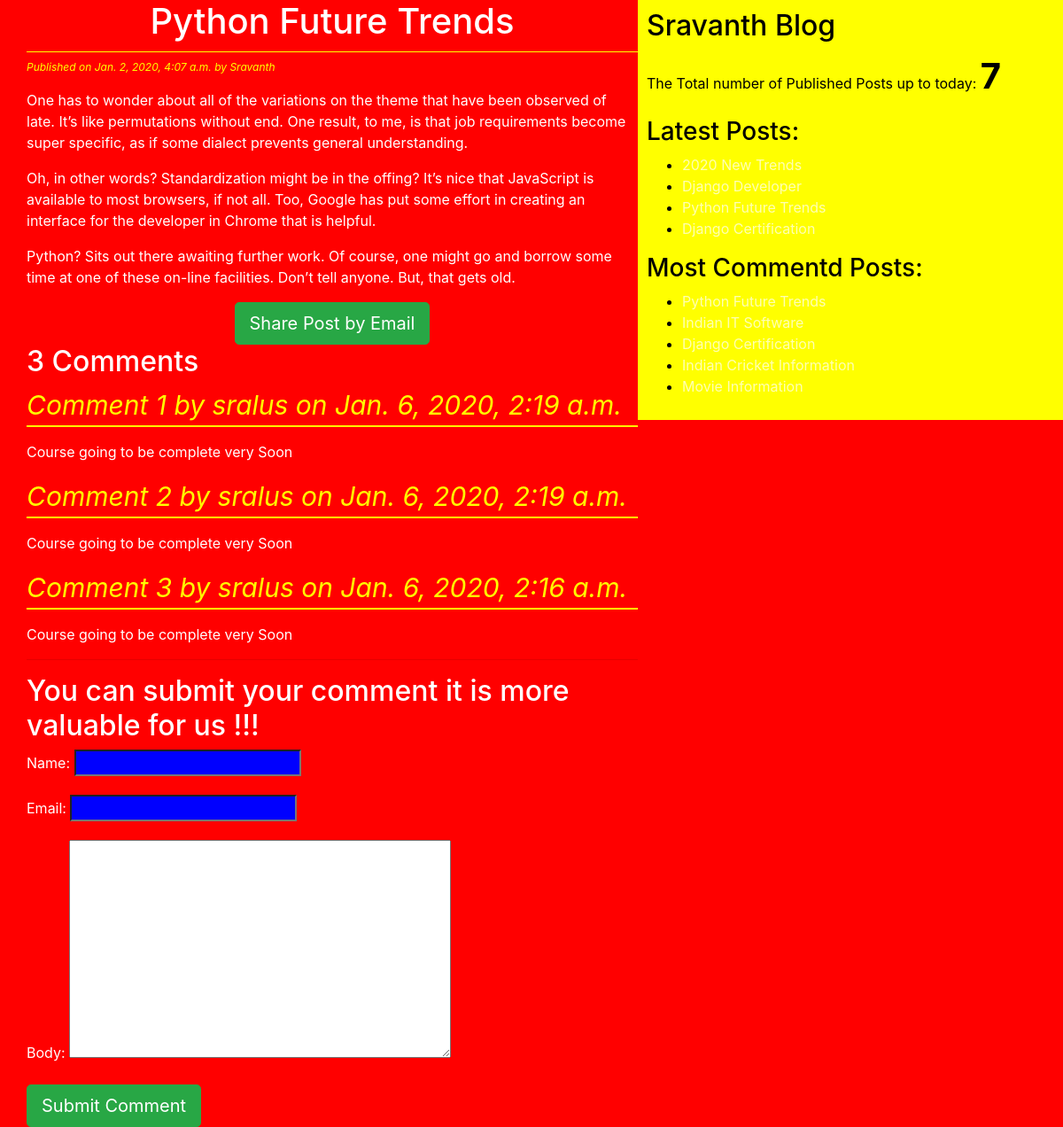
/2020/01/02/python-future-trends/, run on the app's committed database.
### blog/models.py (models this page shows, shortened)
class Post(models.Model):
    STATUS_CHOICES = (('draft','Draft'),('published','Published'))
    title = models.CharField(max_length  = 40)
    slug = models.SlugField(max_length=200,unique_for_date='publish')
    author = models.ForeignKey(User, related_name='blog_posts', on_delete=models.CASCADE)
    body = models.TextField()
    publish = models.DateTimeField(default = timezone.now)
    created = models.DateTimeField(auto_now_add=True)
    updated = models.DateTimeField(auto_now=True)
    status = models.CharField(max_length=10,choices = STATUS_CHOICES,default='draft')
    objects = CustomManager()
    tags = TaggableManager()
    class Meta:
        ordering = ('-publish',)
    def get_absolute_url(self):
        return reverse('post_detail',args=[self.publish.year,self.publish.strftime('%m'),self.publish.strftime('%d'),self.slug])

class Comment(models.Model):
    post = models.ForeignKey(Post,related_name='comments',on_delete=models.CASCADE)
    name = models.CharField(max_length=32)
    email = models.EmailField()
    body = models.TextField()
    created = models.DateTimeField(auto_now_add=True)
    updated = models.DateTimeField(auto_now=True)
    active = models.BooleanField(default=True)
    class Meta:
        ordering = ('-created',)

### blog/views.py (the view)
def Post_detail_view(request,year,month,day,post):
    post = get_object_or_404(Post,slug=post,status='published',
                                            publish__year = year,
                                            publish__month=month,
                                            publish__day=day)
    comments = post.comments.filter(active=True)
    csubmit = False
    if request.method =='POST':
        form = CommentForm(request.POST)
        if form.is_valid():
            new_comment = form.save(commit=False)
            new_comment.post = post
            new_comment.save()
            csubmit = True
    else:
        form = CommentForm()
    return render(request,'blog/post_detail.html',{'post':post,'form':form,'csubmit':csubmit,'comments':comments})

### blog/forms.py
class CommentForm(forms.ModelForm):
    class Meta:
        model = Comment
        fields = ('name','email','body')

### blog/models.py (called while the page is built)
    def get_queryset(self):
        return super().get_queryset().filter(status='published')

### blog/templatetags/blog_tags.py (called while the page is built)
@register.simple_tag(name='my_tag')
def total_posts():
    return Post.objects.count()

@register.inclusion_tag('blog/latest_posts123.html')
def show_latest_posts(count=3):
    latest_posts = Post.objects.order_by('-publish')[:count]
    return {'latest_posts':latest_posts}

@register.simple_tag #assignment_tag=simple_tag
def get_most_commented_posts(count=5):
    return Post.objects.annotate(total_comments=Count('comments')).order_by('-total_comments')[:count]

### templates/blog/post_detail.html (shortened to what this page needs)
{% extends 'blog/base.html' %}
     {% block body %}
       <h1>{{post.title}}</h1>
       <p id="date">Published on {{post.publish}} by {{post.author}} </p>
         {{post.body|linebreaks}}
         <div class="container" align="center">
           <a href="/{{post.id}}/share" class="btn btn-lg btn-success">Share Post by Email</a>
           </div>
          {% with comments.count as comments_count%}
             <h2> {{comments_count}} Comment{{comments_count|pluralize}}</h2>
            {% endwith %}
            {%if comments%}
            {% for comment in comments%}
           <p id="ch">Comment {{forloop.counter}} by {{comment.name}} on {{comment.created}}</p>
           <div class="cb"> {{comment.body|linebreaks}} </div>
           {% endfor %}
            <hr>
            {% else %}
            <p>There are no Comments Yet !!!!</p>
            {% endif %}
        {% if csubmit %}
           <h2>Your Comment Added Successfuly </h2>
           {% else %}
           <h2>You can submit your comment it is more valuable for us !!! </h2>
           <form  method="post">
             {{form.as_p}}
            <input type="submit" class="btn btn-lg btn-success" value="Submit Comment">
           </form>
          {% endif %}
         {% endblock %}

### templates/blog/base.html (shortened to what this page needs)
<!DOCTYPE html>
{% load blog_tags %}
{% load static %}
<html lang="en" dir="ltr">
  <head>
    <link rel="stylesheet" href="https://stackpath.bootstrapcdn.com/bootstrap/4.4.1/css/bootstrap.min.css">
    <link rel="stylesheet" href="{% static "css/blog.css" %}">
  </head>
  <body>
    <div class="content">
      {% block body %}
      {% endblock %}
    </div>
    <div class="sidebar">
    <h2>Sravanth Blog</h2>
      <p>The Total number of Published Posts up to today: <span id ="pcount">{% my_tag %}</span>  </p>
      <h3>Latest Posts:</h3>{% show_latest_posts 4%}
      <h3>Most Commentd Posts: </h3>
      {% get_most_commented_posts as most_commented_posts %}
      <ul>
       {% for post in most_commented_posts %}
       <li><a href="{{post.get_absolute_url}}">{{post.title}}</a> </li>
       {% endfor %}
       </ul>
    </div>
  </body>
</html>

### templates/blog/latest_posts123.html
<ul>
  {% for post in latest_posts %}
  <li><a href="{{post.get_absolute_url}}">{{post.title}}</a> </li>
  {% endfor %}
</ul>

### static/css/blog.css (style rules this page uses)
.content { width: 60%; float: left; padding: 0 0 0 30px; background: red; }
.sidebar { width: 40%; float: right; padding: 10px; background: yellow; color: black; }
h1 { text-align: center; border-bottom: 1px solid yellow; padding-bottom: 10px; }
body { color: white; background: red; }
#date { color: yellow; font-size: 12px; font-style: italic; }
a { color: #ffffb3; }
input { background: blue; color: white; }
hr { color: yellow; }
#ch { color: yellow; font-size: 30px; font-style: italic; border-bottom: 2px solid yellow; }
#pcount { font-size: 40px; font-weight: bold; }

### data on the page
Post: title "Python Future Trends", publish "Jan. 2, 2020, 4:07 a.m.", author "Sravanth", body "One has to wonder about all of the variations on the theme that have been observed of late. It’s like permutations without end. One result, to me, is that job requirements become super specific, as if some dialect prevents general understanding. Oh, in other words? Standardization might be in the offing? It’s nice that JavaScript is available to most browsers, if not all. Too, Google has put some effort in creating an interface for the developer in Chrome that is helpful. Python? Sits out there awaiting further work. Of course, one might go and borrow some time at one of these on-line facilities. Don’t tell anyone. But, that gets old."
Comment: name "sralus", created "Jan. 6, 2020, 2:19 a.m.", body "Course going to be complete very Soon"
Comment: name "sralus", created "Jan. 6, 2020, 2:19 a.m.", body "Course going to be complete very Soon"
Comment: name "sralus", created "Jan. 6, 2020, 2:16 a.m.", body "Course going to be complete very Soon"
Post: title "2020 New Trends"
Post: title "Django Developer"
Post: title "Django Certification"
Post: title "Indian IT Software"
Post: title "Indian Cricket Information"
Post: title "Movie Information"

### other printed values
{{ comments_count }} "3"
